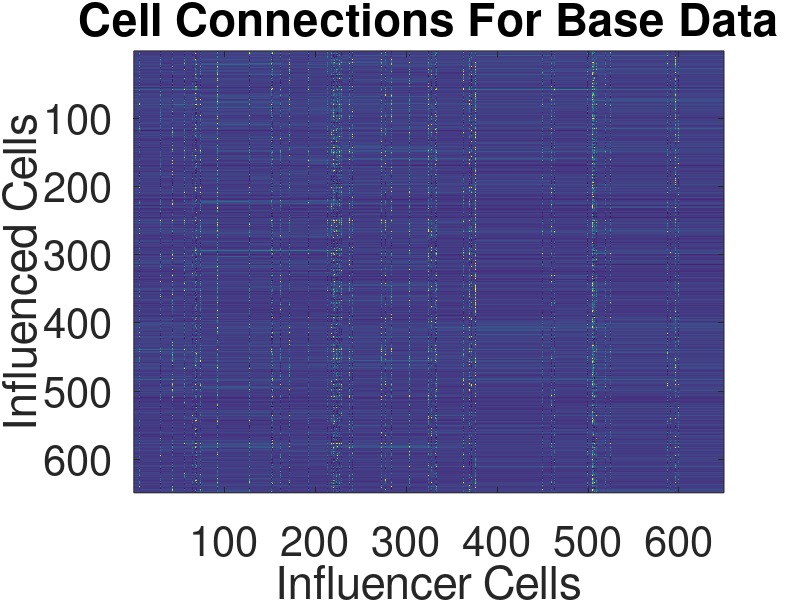

This figure's MATLAB source:
load('AFGC_base_data.mat')

figure('Color', 'white');
% imagesc(FList);
imagesc( min( FList, 5 ));
xlabel('Influencer Cells');
ylabel('Influenced Cells');
% title('Cell-To-Cell Connections');
title('Cell Connections For Base Data');
set(gca, 'Fontsize', 30);